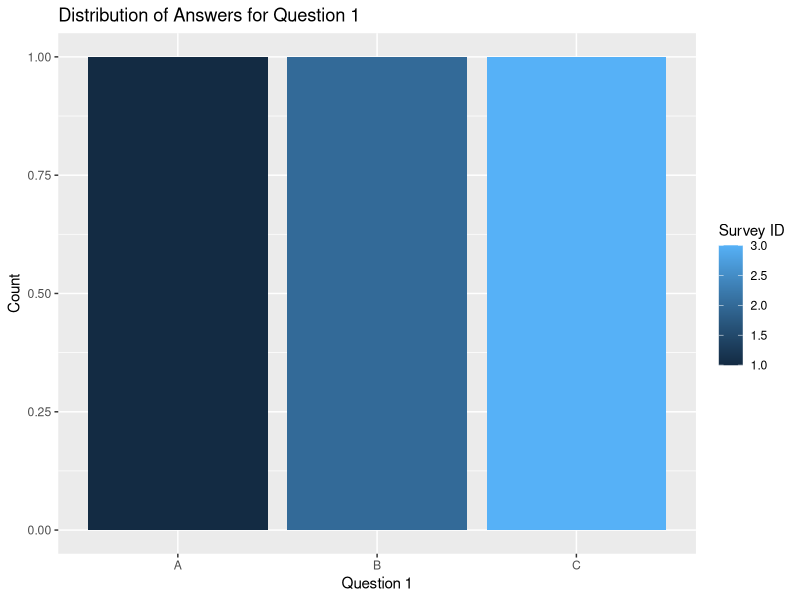
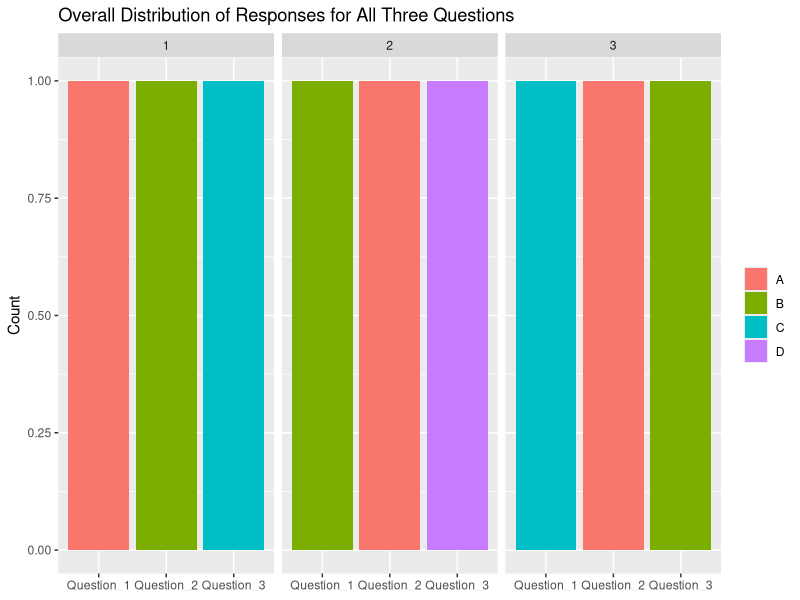

Recreate these plots in R, in order.
#a.grouped bar chart
library(ggplot2)

df <- data.frame(
  Survey_ID = c(1, 2, 3),
  Question_1 = c("A", "B", "C"),
  Question_2 = c("B", "A", "A"),
  Question_3 = c("C", "D", "B")
)
ggplot(df, aes(x = Question_1, fill = Survey_ID)) +
  geom_bar() +
  labs(title = "Distribution of Answers for Question 1", x = "Question 1", y = "Count", fill = "Survey ID")


#b.stacked bar chart
library(ggplot2)

df <- data.frame(
  Survey_ID = c(1, 2, 3),
  Question_1 = c("A", "B", "C"),
  Question_2 = c("B", "A", "A"),
  Question_3 = c("C", "D", "B")
)
# Reshape the data to long format
df_long <- reshape2::melt(df, id.vars = "Survey_ID")

ggplot(df_long, aes(x = variable, fill = value)) +
  geom_bar() +
  facet_wrap(~Survey_ID) +
  labs(title = "Overall Distribution of Responses for All Three Questions", x = NULL, y = "Count", fill = NULL)


#c.table
library(knitr)

df <- data.frame(
  Survey_ID = c(1, 2, 3),
  Question_1 = c("A", "B", "C"),
  Question_2 = c("B", "A", "A"),
  Question_3 = c("C", "D", "B")
)
kable(df, col.names = c("Survey ID", "Question 1", "Question 2", "Question 3"))

